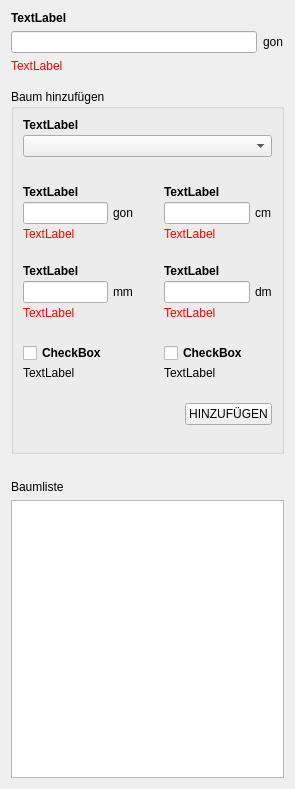
         <widget class="QWidget" name="scrollAreaWidgetContents">
          <property name="geometry">
           <rect>
            <x>0</x>
            <y>0</y>
            <width>295</width>
            <height>789</height>
           </rect>
          </property>
          <property name="sizePolicy">
           <sizepolicy hsizetype="Preferred" vsizetype="Fixed">
            <horstretch>0</horstretch>
            <verstretch>0</verstretch>
           </sizepolicy>
          </property>
          <layout class="QGridLayout" name="gridLayout_15">
           <item row="6" column="0">
            <spacer name="verticalSpacer_18">
             <property name="orientation">
              <enum>Qt::Vertical</enum>
             </property>
             <property name="sizeType">
              <enum>QSizePolicy::Fixed</enum>
             </property>
             <property name="sizeHint" stdset="0">
              <size>
               <width>20</width>
               <height>20</height>
              </size>
             </property>
            </spacer>
           </item>
           <item row="3" column="0">
            <widget class="QLabel" name="azimuttransektploteinsError">
             <property name="sizePolicy">
              <sizepolicy hsizetype="Preferred" vsizetype="Maximum">
               <horstretch>0</horstretch>
               <verstretch>0</verstretch>
              </sizepolicy>
             </property>
             <property name="styleSheet">
              <string notr="true">color:red</string>
             </property>
             <property name="text">
              <string>TextLabel</string>
             </property>
            </widget>
           </item>
           <item row="2" column="0">
            <widget class="QLineEdit" name="azimuttransektploteins"/>
           </item>
           <item row="1" column="0">
            <widget class="QLabel" name="azimuttransektploteinsLabel">
             <property name="font">
              <font>
               <weight>75</weight>
               <bold>true</bold>
              </font>
             </property>
             <property name="text">
              <string>TextLabel</string>
             </property>
            </widget>
           </item>
           <item row="4" column="0">
            <spacer name="verticalSpacer_22">
             <property name="orientation">
              <enum>Qt::Vertical</enum>
             </property>
             <property name="sizeType">
              <enum>QSizePolicy::Fixed</enum>
             </property>
             <property name="sizeHint" stdset="0">
              <size>
               <width>20</width>
               <height>10</height>
              </size>
             </property>
            </spacer>
           </item>
           <item row="5" column="0" colspan="2">
            <widget class="QgsCollapsibleGroupBox" name="baumplot1_collapsable">
             <property name="title">
              <string>Baum hinzufügen</string>
             </property>
             <layout class="QGridLayout" name="gridLayout_7">
              <property name="horizontalSpacing">
               <number>5</number>
              </property>
              <property name="verticalSpacing">
               <number>3</number>
              </property>
              <item row="1" column="0" colspan="5">
               <widget class="QComboBox" name="baumplot1_icode_ba"/>
              </item>
              <item row="5" column="4">
               <widget class="QLabel" name="label_36">
                <property name="text">
                 <string>cm</string>
                </property>
               </widget>
              </item>
              <item row="5" column="0">
               <widget class="QLineEdit" name="baumplot1_azimut"/>
              </item>
              <item row="9" column="1">
               <widget class="QLabel" name="label_39">
                <property name="text">
                 <string>mm</string>
                </property>
               </widget>
              </item>
              <item row="12" column="0">
               <widget class="QCheckBox" name="baumplot1_schaele">
                <property name="font">
                 <font>
                  <weight>75</weight>
                  <bold>true</bold>
                 </font>
                </property>
                <property name="text">
                 <string>CheckBox</string>
                </property>
               </widget>
              </item>
              <item row="5" column="1">
               <widget class="QLabel" name="label_38">
                <property name="text">
                 <string>gon</string>
                </property>
               </widget>
              </item>
              <item row="13" column="3">
               <widget class="QLabel" name="baumplot1_fegeDescription">
                <property name="text">
                 <string>TextLabel</string>
                </property>
               </widget>
              </item>
              <item row="7" column="0">
               <spacer name="verticalSpacer_19">
                <property name="orientation">
                 <enum>Qt::Vertical</enum>
                </property>
                <property name="sizeType">
                 <enum>QSizePolicy::Fixed</enum>
                </property>
                <property name="sizeHint" stdset="0">
                 <size>
                  <width>20</width>
                  <height>20</height>
                 </size>
                </property>
               </spacer>
              </item>
              <item row="9" column="4">
               <widget class="QLabel" name="label_37">
                <property name="text">
                 <string>dm</string>
                </property>
               </widget>
              </item>
              <item row="6" column="0" colspan="2">
               <widget class="QLabel" name="baumplot1_azimutError">
                <property name="sizePolicy">
                 <sizepolicy hsizetype="Preferred" vsizetype="Maximum">
                  <horstretch>0</horstretch>
                  <verstretch>0</verstretch>
                 </sizepolicy>
                </property>
                <property name="styleSheet">
                 <string notr="true">color:red</string>
                </property>
                <property name="text">
                 <string>TextLabel</string>
                </property>
               </widget>
              </item>
              <item row="8" column="0">
               <widget class="QLabel" name="baumplot1_bhdLabel">
                <property name="font">
                 <font>
                  <weight>75</weight>
                  <bold>true</bold>
                 </font>
                </property>
                <property name="text">
                 <string>TextLabel</string>
                </property>
               </widget>
              </item>
              <item row="14" column="0">
               <spacer name="verticalSpacer_6">
                <property name="orientation">
                 <enum>Qt::Vertical</enum>
                </property>
                <property name="sizeType">
                 <enum>QSizePolicy::Fixed</enum>
                </property>
                <property name="sizeHint" stdset="0">
                 <size>
                  <width>20</width>
                  <height>20</height>
                 </size>
                </property>
               </spacer>
              </item>
              <item row="3" column="0">
               <spacer name="verticalSpacer_20">
                <property name="orientation">
                 <enum>Qt::Vertical</enum>
                </property>
                <property name="sizeType">
                 <enum>QSizePolicy::Fixed</enum>
                </property>
                <property name="sizeHint" stdset="0">
                 <size>
                  <width>20</width>
                  <height>20</height>
                 </size>
                </property>
               </spacer>
              </item>
              <item row="4" column="0" colspan="2">
               <widget class="QLabel" name="baumplot1_azimutLabel">
                <property name="font">
                 <font>
                  <weight>75</weight>
                  <bold>true</bold>
                 </font>
                </property>
                <property name="text">
                 <string>TextLabel</string>
                </property>
               </widget>
              </item>
              <item row="10" column="3" colspan="2">
               <widget class="QLabel" name="baumplot1_messhoehebhdError">
                <property name="styleSheet">
                 <string notr="true">color:red</string>
                </property>
                <property name="text">
                 <string>TextLabel</string>
                </property>
               </widget>
              </item>
              <item row="12" column="3">
               <widget class="QCheckBox" name="baumplot1_fege">
                <property name="font">
                 <font>
                  <weight>75</weight>
                  <bold>true</bold>
                 </font>
                </property>
                <property name="text">
                 <string>CheckBox</string>
                </property>
               </widget>
              </item>
              <item row="13" column="0">
               <widget class="QLabel" name="baumplot1_schaeleDescription">
                <property name="text">
                 <string>TextLabel</string>
                </property>
               </widget>
              </item>
              <item row="6" column="3" colspan="2">
               <widget class="QLabel" name="baumplot1_distanzError">
                <property name="styleSheet">
                 <string notr="true">color:red</string>
                </property>
                <property name="text">
                 <string>TextLabel</string>
                </property>
               </widget>
              </item>
              <item row="4" column="3" colspan="2">
               <widget class="QLabel" name="baumplot1_distanzLabel">
                <property name="font">
                 <font>
                  <weight>75</weight>
                  <bold>true</bold>
                 </font>
                </property>
                <property name="text">
                 <string>TextLabel</string>
                </property>
               </widget>
              </item>
              <item row="0" column="0">
               <widget class="QLabel" name="baumplot1_icode_baLabel">
                <property name="font">
                 <font>
                  <weight>75</weight>
                  <bold>true</bold>
                 </font>
                </property>
                <property name="text">
                 <string>TextLabel</string>
                </property>
               </widget>
              </item>
              <item row="5" column="2">
               <spacer name="horizontalSpacer_8">
                <property name="orientation">
                 <enum>Qt::Horizontal</enum>
                </property>
                <property name="sizeType">
                 <enum>QSizePolicy::Fixed</enum>
                </property>
                <property name="sizeHint" stdset="0">
                 <size>
                  <width>20</width>
                  <height>20</height>
                 </size>
                </property>
               </spacer>
              </item>
              <item row="9" column="3">
               <widget class="QLineEdit" name="baumplot1_messhoehebhd"/>
              </item>
              <item row="5" column="3">
               <widget class="QLineEdit" name="baumplot1_distanz"/>
              </item>
              <item row="16" column="0" colspan="5">
               <widget class="QLabel" name="baumplotAddError">
                <property name="font">
                 <font>
                  <weight>75</weight>
                  <bold>true</bold>
                 </font>
                </property>
                <property name="styleSheet">
                 <string notr="true">color:red;</string>
                </property>
                <property name="text">
                 <string/>
                </property>
                <property name="alignment">
                 <set>Qt::AlignRight|Qt::AlignTrailing|Qt::AlignVCenter</set>
                </property>
               </widget>
              </item>
              <item row="8" column="3" colspan="2">
               <widget class="QLabel" name="baumplot1_messhoehebhdLabel">
                <property name="font">
                 <font>
                  <weight>75</weight>
                  <bold>true</bold>
                 </font>
                </property>
                <property name="text">
                 <string>TextLabel</string>
                </property>
               </widget>
              </item>
              <item row="10" column="0" colspan="2">
               <widget class="QLabel" name="baumplot1_bhdError">
                <property name="styleSheet">
                 <string notr="true">color:red</string>
                </property>
                <property name="text">
                 <string>TextLabel</string>
                </property>
               </widget>
              </item>
              <item row="11" column="0">
               <spacer name="verticalSpacer_21">
                <property name="orientation">
                 <enum>Qt::Vertical</enum>
                </property>
                <property name="sizeType">
                 <enum>QSizePolicy::Fixed</enum>
                </property>
                <property name="sizeHint" stdset="0">
                 <size>
                  <width>20</width>
                  <height>20</height>
                 </size>
                </property>
               </spacer>
              </item>
              <item row="2" column="0" colspan="5">
               <layout class="QVBoxLayout" name="baumplot1_icode_ba_chips">
                <property name="topMargin">
                 <number>5</number>
                </property>
               </layout>
              </item>
              <item row="9" column="0">
               <widget class="QLineEdit" name="baumplot1_bhd"/>
              </item>
              <item row="15" column="0" colspan="5">
               <layout class="QHBoxLayout" name="horizontalLayout">
                <property name="topMargin">
                 <number>0</number>
                </property>
                <item>
                 <spacer name="horizontalSpacer">
                  <property name="orientation">
                   <enum>Qt::Horizontal</enum>
                  </property>
                  <property name="sizeHint" stdset="0">
                   <size>
                    <width>40</width>
                    <height>20</height>
                   </size>
                  </property>
                 </spacer>
                </item>
                <item>
                 <widget class="QPushButton" name="baumplotAdd">
                  <property name="text">
                   <string>HINZUFÜGEN</string>
                  </property>
                 </widget>
                </item>
               </layout>
              </item>
             </layout>
            </widget>
           </item>
           <item row="7" column="0">
            <widget class="QLabel" name="label">
             <property name="text">
              <string>Baumliste</string>
             </property>
            </widget>
           </item>
           <item row="2" column="1">
            <widget class="QLabel" name="label_31">
             <property name="text">
              <string>gon</string>
             </property>
            </widget>
           </item>
           <item row="8" column="0" colspan="2">
            <widget class="QTableWidget" name="baumplot1Table">
             <property name="editTriggers">
              <set>QAbstractItemView::NoEditTriggers</set>
             </property>
            </widget>
           </item>
          </layout>
         </widget>
